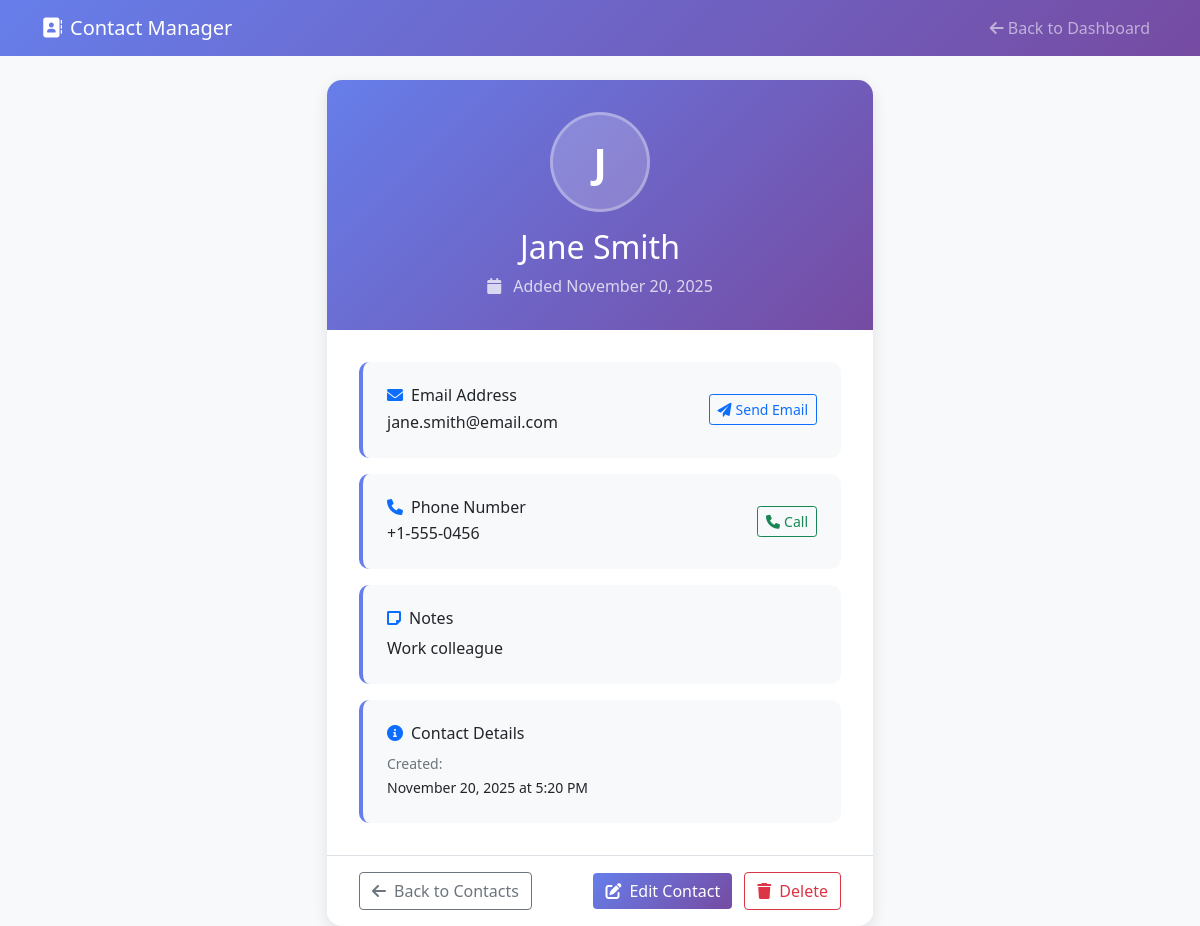
The app's page /view_contact.php?id=2 (signed in) with its own data.
### tables this page shows
CREATE TABLE IF NOT EXISTS contacts (
    id INT AUTO_INCREMENT PRIMARY KEY,
    user_id INT NOT NULL,
    name VARCHAR(100) NOT NULL,
    email VARCHAR(100),
    phone VARCHAR(20),
    notes TEXT,
    created_at TIMESTAMP DEFAULT CURRENT_TIMESTAMP,
    updated_at TIMESTAMP DEFAULT CURRENT_TIMESTAMP ON UPDATE CURRENT_TIMESTAMP,
    FOREIGN KEY (user_id) REFERENCES users(id) ON DELETE CASCADE,
    INDEX idx_user_id (user_id),
    INDEX idx_name (name),
    INDEX idx_email (email)
);

### models/Contact.php (called while the page is built, shortened)
<?php
class Contact {
    private $conn;
    private $table_name = "contacts";
    public function __construct($db) {
        $this->conn = $db;
    }
    public function readOne($id, $user_id) {
        $query = "SELECT id, name, email, phone, notes, created_at, updated_at
                  FROM " . $this->table_name . "
                  WHERE id = :id AND user_id = :user_id
                  LIMIT 1";
        $stmt = $this->conn->prepare($query);
        $stmt->bindParam(":id", $id);
        $stmt->bindParam(":user_id", $user_id);
        $stmt->execute();
        if($stmt->rowCount() > 0) {
            $row = $stmt->fetch();
            $this->id = $row['id'];
            $this->name = $row['name'];
            $this->email = $row['email'];
            $this->phone = $row['phone'];
            $this->notes = $row['notes'];
            $this->created_at = $row['created_at'];
            return true;
        }
        return false;
    }
}
?>

### config/session.php (called while the page is built, shortened)
<?php
function isLoggedIn() {
    return isset($_SESSION['user_id']) && !empty($_SESSION['user_id']);
}
function getCurrentUserId() {
    return isLoggedIn() ? $_SESSION['user_id'] : null;
}
?>

### view_contact.php (the view, shortened to what this page needs)
<?php
require_once 'config/session.php';
require_once 'models/Contact.php';
$database = new Database();
$db = $database->getConnection();
$contact = new Contact($db);
$current_user_id = getCurrentUserId();
$contact_id = $_GET['id'] ?? 0;
if (!$contact->readOne($contact_id, $current_user_id)) {
    header("Location: dashboard.php");
    exit();
}
?>
<!DOCTYPE html>
<html lang="en">
<head>
    <link href="https://cdn.jsdelivr.net/npm/bootstrap@5.1.3/dist/css/bootstrap.min.css" rel="stylesheet">
    <link href="https://cdnjs.cloudflare.com/ajax/libs/font-awesome/6.0.0/css/all.min.css" rel="stylesheet">
</head>
<body>
    <nav class="navbar navbar-expand-lg navbar-dark">
        <div class="container">
            <a class="navbar-brand" href="dashboard.php">
                <i class="fas fa-address-book me-2"></i>Contact Manager
            </a>
            <div class="navbar-nav ms-auto">
                <a class="nav-link" href="dashboard.php">
                    <i class="fas fa-arrow-left me-1"></i>Back to Dashboard
                </a>
            </div>
        </div>
    </nav>
    <div class="container mt-4">
        <div class="row justify-content-center">
            <div class="col-md-8 col-lg-6">
                <div class="contact-container">
                    <div class="contact-header">
                        <div class="contact-avatar">
                            <?php echo strtoupper(substr($contact->name, 0, 1)); ?>
                        </div>
                        <h2 class="mb-2"><?php echo htmlspecialchars($contact->name); ?></h2>
                        <p class="mb-0 opacity-75">
                            <i class="fas fa-calendar me-2"></i>
                            Added <?php echo date('F j, Y', strtotime($contact->created_at)); ?>
                        </p>
                    </div>
                    <div class="contact-body">
                        <?php if ($contact->email): ?>
                            <div class="contact-info-item">
                                <div class="d-flex align-items-center justify-content-between">
                                    <div>
                                        <h6 class="mb-1">
                                            <i class="fas fa-envelope text-primary me-2"></i>Email Address
                                        </h6>
                                        <p class="mb-0"><?php echo htmlspecialchars($contact->email); ?></p>
                                    </div>
                                    <div>
                                        <a href="mailto:<?php echo htmlspecialchars($contact->email); ?>"
                                           class="btn btn-outline-primary btn-sm">
                                            <i class="fas fa-paper-plane me-1"></i>Send Email
                                        </a>
                                    </div>
                                </div>
                            </div>
                        <?php endif; ?>
                        <?php if ($contact->phone): ?>
                            <div class="contact-info-item">
                                <div class="d-flex align-items-center justify-content-between">
                                    <div>
                                        <h6 class="mb-1">
                                            <i class="fas fa-phone text-primary me-2"></i>Phone Number
                                        </h6>
                                        <p class="mb-0"><?php echo htmlspecialchars($contact->phone); ?></p>
                                    </div>
                                    <div>
                                        <a href="tel:<?php echo htmlspecialchars($contact->phone); ?>"
                                           class="btn btn-outline-success btn-sm">
                                            <i class="fas fa-phone me-1"></i>Call
                                        </a>
                                    </div>
                                </div>
                            </div>
                        <?php endif; ?>
                        <?php if ($contact->notes): ?>
                            <div class="contact-info-item">
                                <h6 class="mb-2">
                                    <i class="fas fa-sticky-note text-primary me-2"></i>Notes
                                </h6>
                                <p class="mb-0"><?php echo nl2br(htmlspecialchars($contact->notes)); ?></p>
                            </div>
                        <?php endif; ?>
                        <div class="contact-info-item">
                            <h6 class="mb-2">
                                <i class="fas fa-info-circle text-primary me-2"></i>Contact Details
                            </h6>
                            <div class="row">
                                <div class="col-sm-6">
                                    <small class="text-muted">Created:</small><br>
                                    <small><?php echo date('F j, Y \a\t g:i A', strtotime($contact->created_at)); ?></small>
                                </div>
                            </div>
                        </div>
                    </div>
                    <div class="action-buttons">
                        <div class="d-grid gap-2 d-md-flex justify-content-md-between">
                            <a href="dashboard.php" class="btn btn-outline-secondary">
                                <i class="fas fa-arrow-left me-2"></i>Back to Contacts
                            </a>
                            <div>
                                <a href="edit_contact.php?id=<?php echo $contact->id; ?>"
                                   class="btn btn-primary me-2">
                                    <i class="fas fa-edit me-2"></i>Edit Contact
                                </a>
                                <a href="dashboard.php?delete=<?php echo $contact->id; ?>"
                                   class="btn btn-outline-danger"
                                   onclick="return confirm('Are you sure you want to delete this contact?')">
                                    <i class="fas fa-trash me-2"></i>Delete
                                </a>
                            </div>
                        </div>
                    </div>
                </div>
            </div>
        </div>
    </div>
</body>
</html>

### view_contact.php (style rules this page uses)
body { background-color: #f8f9fa; }
.navbar { background: linear-gradient(135deg, #667eea 0%, #764ba2 100%); }
.contact-container { background: white; border-radius: 15px; box-shadow: 0 5px 15px rgba(0,0,0,0.1); overflow: hidden; }
.contact-header { background: linear-gradient(135deg, #667eea 0%, #764ba2 100%); color: white; padding: 2rem; text-align: center; }
.contact-avatar { width: 100px; height: 100px; border-radius: 50%; background: rgba(255, 255, 255, 0.2); display: flex; align-items: center; justify-content: center; color: white; font-weight: bold; font-size: 2.5rem; margin: 0 auto 1rem; border: 3px solid rgba(255, 255, 255, 0.3); }
.contact-body { padding: 2rem; }
.contact-info-item { background: #f8f9fa; border-radius: 10px; padding: 1.5rem; margin-bottom: 1rem; border-left: 4px solid #667eea; }
.contact-info-item:last-child { margin-bottom: 0; }
.btn-primary { background: linear-gradient(135deg, #667eea 0%, #764ba2 100%); border: none; }
.action-buttons { position: sticky; bottom: 0; background: white; padding: 1rem 2rem; border-top: 1px solid #dee2e6; }

### records on screen
contacts: name "J", name "Jane Smith", created_at "November 20, 2025", email "jane.smith@email.com", phone "+1-555-0456", notes "Work colleague", created_at "November 20, 2025 at 5:20 PM"
